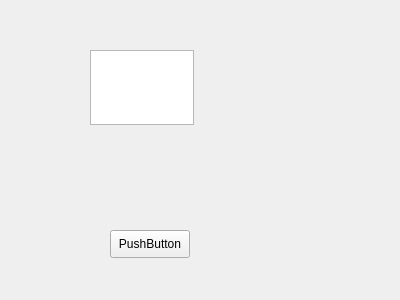
<ui version="4.0" >
 <class>test2Class</class>
 <widget class="QWidget" name="test2Class" >
  <property name="geometry" >
   <rect>
    <x>0</x>
    <y>0</y>
    <width>400</width>
    <height>300</height>
   </rect>
  </property>
  <property name="windowTitle" >
   <string>test2</string>
  </property>
  <widget class="QPushButton" name="pushButton" >
   <property name="geometry" >
    <rect>
     <x>110</x>
     <y>230</y>
     <width>80</width>
     <height>28</height>
    </rect>
   </property>
   <property name="text" >
    <string>PushButton</string>
   </property>
  </widget>
  <widget class="QTextEdit" name="textEdit" >
   <property name="geometry" >
    <rect>
     <x>90</x>
     <y>50</y>
     <width>104</width>
     <height>75</height>
    </rect>
   </property>
  </widget>
 </widget>
 <layoutdefault spacing="6" margin="11" />
 <resources/>
 <connections/>
</ui>
